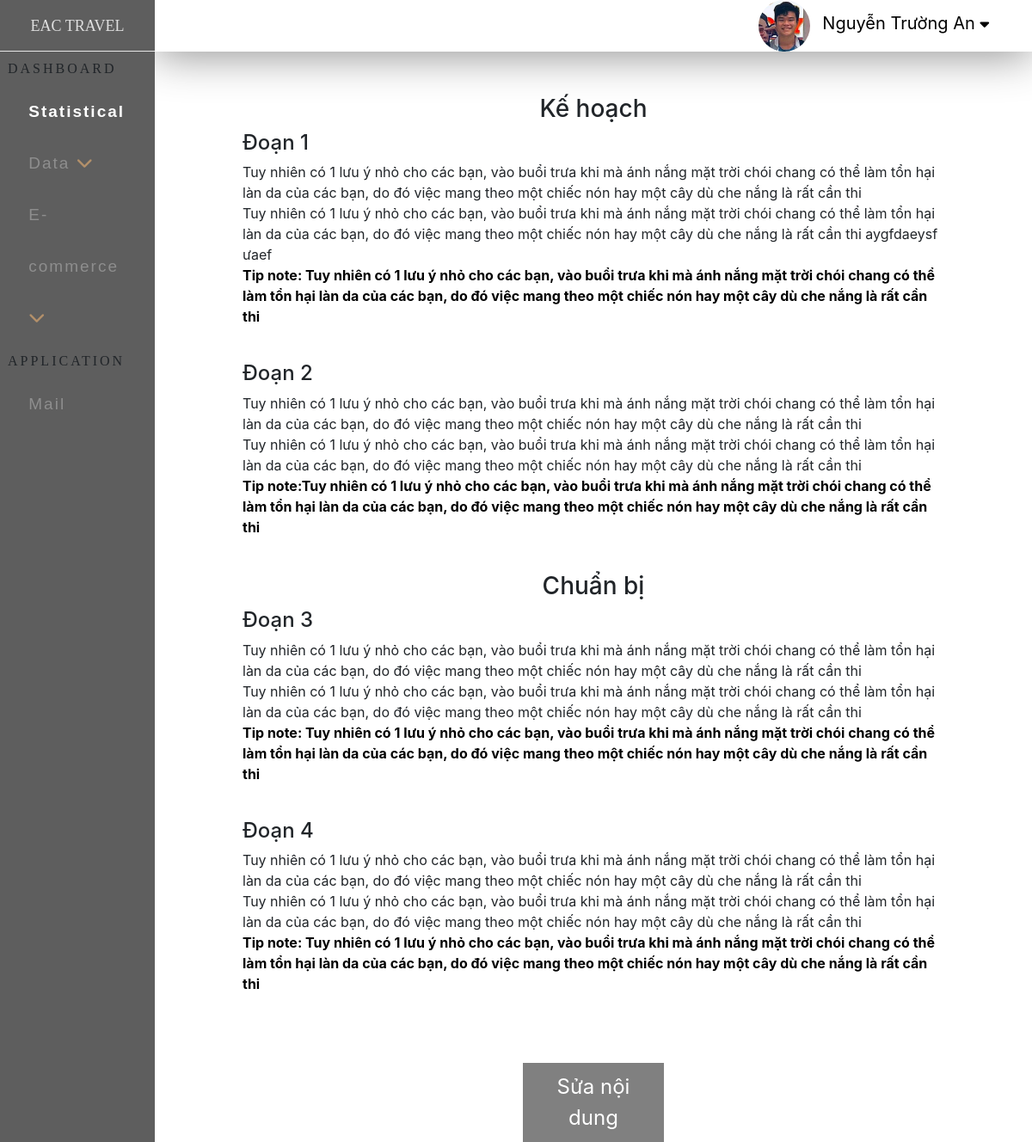
/admin/index.php?ctrl=tipnote&act=noidungtip&id=1 (signed in), run on the app's committed database.
### tables this page shows
CREATE TABLE `noidungtipnote` (
  `id_nd` int(10) NOT NULL,
  `name_nd1` text NOT NULL,
  `name_nd2` text NOT NULL,
  `name_nd3` text NOT NULL,
  `name_nd4` text NOT NULL,
  `noidung1` text NOT NULL,
  `noidung2` text NOT NULL,
  `noidung3` text NOT NULL,
  `noidung4` text NOT NULL,
  `noidung5` text NOT NULL,
  `noidung6` text NOT NULL,
  `noidung7` text NOT NULL,
  `noidung8` text NOT NULL,
  `id_tip` int(11) NOT NULL
);

### admin/model/database.php (called while the page is built, shortened)
<?php
   function getConnection(){
        $host='localhost';
        $dbname='eac2';
        $userName='root';
        $passWord='';
            $DBH = new PDO('mysql:host='.$host.';dbname='.$dbname,$userName,$passWord);
            return $DBH;
    }
    function query($sql){
        $connect = getConnection();
        $result = $connect -> query($sql);
        return  $result;
    }
    function queryOne($sql){
        $connect =  getConnection();
        $result = $connect->query($sql);
        $row = $result->fetch(PDO::FETCH_ASSOC);
        return $row;
    }
?>

### admin/model/login.php (called while the page is built, shortened)
<?php
            include_once('database.php');
            function getad($mail){
                $sql="SELECT * FROM admin WHERE email = '$mail'";
                return query($sql);
            }
?>

### admin/model/tip.php (called while the page is built, shortened)
<?php
        include_once('database.php');
        function getAllTipByIdAdmin($id){
            $sql="select * from noidungtipnote where id_tip=$id";
            return query($sql);
        }
        function getTipNoidungById($id){
          $sql="SELECT * FROM tip_note WHERE id_tip='$id'";
          return queryOne($sql);
      }
?>

### admin/view/tip/contenttip.php (the view, shortened to what this page needs)
   <?php
        foreach($tipnoidungadmin as $tnd){
                                echo'
    <article>
        <div class="roww">
            <div class="bg_article_tip">
                <div class="boxcenter_content_tip">
                    <div class="bg_tip_left">
                        <div class="name_tip">
                            <h3>Kế hoạch</h3>
                            <div class="text_tip">
                                <div class="text_tip_content">
                                <h4>Đoạn 1</h4>
                                    <div class="text_title_tip">
                                      '.$tnd['name_nd1'].'
                                    </div>
                                    <div class="text_detail_tip">
                                    '.$tnd['noidung1'].'
                                    </div>
                                    <div class="tip_small">
                                        Tip note: '.$tnd['noidung2'].'
                                    </div>
                                </div>
                            </div>
                        <div class="text_tip2">
                            <div class="text_tip_content">
                                <div class="text_title_tip">
                                <h4>Đoạn 2</h4>
                                '.$tnd['name_nd2'].'
                                </div>
                                <div class="text_detail_tip">
                                '.$tnd['noidung3'].'
                                </div>
                                <div class="tip_small">
                                    Tip note:'.$tnd['noidung4'].'
                                </div>
                            </div>
                        </div>
                        </div>
                    </div>
                    </div>
                </div>
        </div>
        <div class="roww">
            <div class="bg_article_tip">
                <div class="boxcenter_content_tip">
                    <div class="bg_tip_left">
                        <div class="name_tip">
                            <h3>Chuẩn bị</h3>
                            <div class="text_tip3">
                                <div class="text_tip_content">
                                    <div class="text_title_tip">
                                    <h4>Đoạn 3</h4>
                                         '.$tnd['name_nd3'].'
                                    </div>
                                    <div class="text_detail_tip">
                                    '.$tnd['noidung5'].'
                                    </div>
                                    <div class="tip_small">
                                        Tip note: '.$tnd['noidung6'].'
                                    </div>
                                </div>
                            </div>
                            <div class="text_tip3">
                                <div class="text_tip_content">
                                    <div class="text_title_tip">
                                    <h4>Đoạn 4</h4>
                                    '.$tnd['name_nd4'].'
                                    </div>
                                    <div class="text_detail_tip">
                                    '.$tnd['noidung7'].'
                                    </div>
                                    <div class="tip_small">
                                        Tip note: '.$tnd['noidung8'].'
                                    </div>
                                </div>
                            </div>
                        </div>
                        <div class="fix_contenttip">
                        <a href="index.php?ctrl=tipnote&act=insert_editcontenttip&id='.$tnd['id_nd'].'">Sửa nội dung</a>
                        </div>
                    </div>
                    </div>
                </div>
        </div>
        </div>
        </div>
    ';
}
    ?>

### admin/index.php (shortened to what this page needs)
<!DOCTYPE html>
<html lang="en">
<head>
    <link rel="stylesheet" href="css/index.css">
    <link rel="stylesheet" href="css/statistical.css">
    <link rel="stylesheet" href="css/tour.css">
    <link rel="stylesheet" href="css/place.css">
    <link rel="stylesheet" href="css/add.css">
    <link rel="stylesheet" href="css/tip.css">
    <link rel="stylesheet" href="css/content.css">
    <link rel="stylesheet" href="css/contenttip.css">
    <link rel="stylesheet" href="css/usertour.css">
    <link rel="stylesheet" href="https://use.fontawesome.com/releases/v5.6.3/css/all.css">
<link rel="stylesheet" href="https://cdnjs.cloudflare.com/ajax/libs/font-awesome/4.7.0/css/font-awesome.min.css">
    <link rel="stylesheet" href="https://cdn.jsdelivr.net/npm/bootstrap@4.5.3/dist/css/bootstrap.min.css">
    <link rel="stylesheet" href="https://cdnjs.cloudflare.com/ajax/libs/bootstrap-sweetalert/1.0.1/sweetalert.min.css">
</head>
<body>
    <div class="full">
        <div class="ad_left">
                <div class="title_ad_left">
                    EAC TRAVEL
                </div>
                <div class="dashboarid">
                    <div class="title_db">
                        DASHBOARD
                    </div>
                    <div class="content_db">
                        <ul>
                            <li class="active"><a href="index.php" >Statistical</a></li>
                            <li>
                                <a href="#"  class="feat-btn">Data <i class="fas fa-chevron-down"></i></a>
                            </li>
                            <li>
                                <a href="#" class="serv-btn">E-commerce <i class="fas fa-chevron-down"></i></a>
                            </li>
                        </ul>
                    </div>
                </div>
            <div class="dashboarid">
                <div class="title_db">
                   APPLICATION
                </div>
                <div class="content_db">
                    <ul>
                        <li><a href="#" >Mail</a></li>
                    </ul>
                </div>
            </div>
        </div>
            <div class="ad_right">
                <div class="full">
                    <div class="top_ad_right">
                        <?php
                            include_once 'model/login.php';
                            $mail=$_SESSION['admin'];
                            $admin=getad($mail);
                            foreach ($admin as $ad) {
                                echo'
                                <div class="dropdown">
                                    <ul>
                                    <img src="../site/img/'.$ad['img_ad'].'"width="60px"  style="border-radius: 50px;  alt="">
                                        <li><a href="#">'.$ad['name_ad'].' <i class="fa fa-caret-down" style="font-size:17px;color:black"></i></a>
                                        <div class="nav_ad_con">
                                                 <ul>
                                                    <li><a href="#">Changes Pass</a></li>
                                                    <li><a href="logout.php">Log Out</a></li>
                                                </ul>
                                           </div>
                                        </li>
                                    </ul>
                                </div>
                                ';
                            }
                        ?>
                    </div>
                </div>
            <?php
            $ctrl='home';
            if(isset($_GET['ctrl'])){
                $ctrl = $_GET['ctrl'];
            }
            include 'controller/'.$ctrl.'.php';
        ?>
</body>
</html>

### admin/css/index.css (style rules this page uses)
body { margin: 0; }
.full { width: 100%; float: left; }
.ad_left { position: fixed; top: 0; left: 0; bottom: 0; width: 15%; background-color:#5e5e5e; }
.title_ad_left { width: 100%; height: 60px; line-height: 60px; font-size: 1.5vw; text-align: center; color: #dfdfdf; border-bottom: 1px solid #e6e6e6; font-family: 'Playfair Display', serif; }
.dashboarid { width: 100%; min-height:300px ; }
.title_db { width: 95%; height: 10%; line-height: 40px; margin-left: 5%; font-family: 'Tinos', serif; letter-spacing: 3px; }
.content_db { width: 85%; min-height: 260px; margin-left: 10%; }
.content_db ul { height: 90%; list-style: none; padding: 0; margin: 0; }
.content_db ul li { line-height: 60px; }
.content_db ul li a { color:#8e8e8e; text-decoration: none; padding-left: 10%; font-size: 19px; display: block; width: 90%; transition:all 0.5s; font-family: 'Noto Sans JP', sans-serif; letter-spacing: 2px; }
* i { color: #b3906a; }
.content_db ul li.active a { color: white; font-weight: bold; }
.ad_right { width: 85%; min-height: 722px; float: right; background-color: #ffffff; }
.top_ad_right { width: 100%; height: 60px; box-shadow:0 5px 50px rgba(0, 0, 0, 0.43); background-color: white; margin-bottom: 50px ; }
.dropdown { text-align: center; float: right; }
.dropdown ul { list-style: none; padding: 0; margin: 0; }
.dropdown ul li { background: white; position: relative; list-style: none; display: inline-block; }
.dropdown ul li a { display: block; padding-right: 50px; padding-left: 10px; color: black; text-decoration: none; line-height: 50px; font-size: 20px; }

### admin/css/tip.css (style rules this page uses)
body { margin: 0; background-color: #CCC; }
a { color: white; font-size: 18pt; }

### admin/css/content.css (style rules this page uses)
body { margin: 0; background-color: rgb(255, 255, 255); }
.roww { width: 100%; float: left; }
ul { margin: 0; padding: 0; }
li { margin: 0; padding: 0; list-style: none; }
h3 { font-size: 3vw; text-align: center; font-weight: bold; }

### admin/css/contenttip.css (style rules this page uses)
body { margin: 0; }
.roww { width: 100%; float: left; }
.boxcenter_content_tip { width: 95%; margin: 0 auto; }
.fix_contenttip { width: 20%; margin: 0 auto; margin-top: 5vh; background: gray; padding: 10px; text-align: center; }
.fix_contenttip a { color: white; }
.tip_small { color: black; font-weight: bold; padding: 0vh 0vh 5vh 0vh; }

### admin/css/usertour.css (style rules this page uses)
body { margin: 0; background-color: rgb(252, 252, 252); }
.roww { width: 100%; float: left; }
.boxcenter_content_tip { width: 80%; margin: 0 auto; }
ul { margin: 0; padding: 0; }
li { margin: 0; padding: 0; list-style: none; }

### data on the page
noidungtipnote: name_nd1 "Tuy nhiên có 1 lưu ý nhỏ cho các bạn, vào buổi trưa khi mà ánh nắng mặt trời chói chang có thể làm tổn hại làn da của các bạn, do đó việc mang theo một chiếc nón hay một cây dù che nắng là rất cần thi", noidung1 "Tuy nhiên có 1 lưu ý nhỏ cho các bạn, vào buổi trưa khi mà ánh nắng mặt trời chói chang có thể làm tổn hại làn da của các bạn, do đó việc mang theo một chiếc nón hay một cây dù che nắng là rất cần thi aygfdaeysf ưaef", noidung2 "Tuy nhiên có 1 lưu ý nhỏ cho các bạn, vào buổi trưa khi mà ánh nắng mặt trời chói chang có thể làm tổn hại làn da của các bạn, do đó việc mang theo một chiếc nón hay một cây dù che nắng là rất cần thi", name_nd2 "Tuy nhiên có 1 lưu ý nhỏ cho các bạn, vào buổi trưa khi mà ánh nắng mặt trời chói chang có thể làm tổn hại làn da của các bạn, do đó việc mang theo một chiếc nón hay một cây dù che nắng là rất cần thi", noidung3 "Tuy nhiên có 1 lưu ý nhỏ cho các bạn, vào buổi trưa khi mà ánh nắng mặt trời chói chang có thể làm tổn hại làn da của các bạn, do đó việc mang theo một chiếc nón hay một cây dù che nắng là rất cần thi", noidung4 "Tuy nhiên có 1 lưu ý nhỏ cho các bạn, vào buổi trưa khi mà ánh nắng mặt trời chói chang có thể làm tổn hại làn da của các bạn, do đó việc mang theo một chiếc nón hay một cây dù che nắng là rất cần thi", name_nd3 "Tuy nhiên có 1 lưu ý nhỏ cho các bạn, vào buổi trưa khi mà ánh nắng mặt trời chói chang có thể làm tổn hại làn da của các bạn, do đó việc mang theo một chiếc nón hay một cây dù che nắng là rất cần thi", noidung5 "Tuy nhiên có 1 lưu ý nhỏ cho các bạn, vào buổi trưa khi mà ánh nắng mặt trời chói chang có thể làm tổn hại làn da của các bạn, do đó việc mang theo một chiếc nón hay một cây dù che nắng là rất cần thi", noidung6 "Tuy nhiên có 1 lưu ý nhỏ cho các bạn, vào buổi trưa khi mà ánh nắng mặt trời chói chang có thể làm tổn hại làn da của các bạn, do đó việc mang theo một chiếc nón hay một cây dù che nắng là rất cần thi", name_nd4 "Tuy nhiên có 1 lưu ý nhỏ cho các bạn, vào buổi trưa khi mà ánh nắng mặt trời chói chang có thể làm tổn hại làn da của các bạn, do đó việc mang theo một chiếc nón hay một cây dù che nắng là rất cần thi", noidung7 "Tuy nhiên có 1 lưu ý nhỏ cho các bạn, vào buổi trưa khi mà ánh nắng mặt trời chói chang có thể làm tổn hại làn da của các bạn, do đó việc mang theo một chiếc nón hay một cây dù che nắng là rất cần thi", noidung8 "Tuy nhiên có 1 lưu ý nhỏ cho các bạn, vào buổi trưa khi mà ánh nắng mặt trời chói chang có thể làm tổn hại làn da của các bạn, do đó việc mang theo một chiếc nón hay một cây dù che nắng là rất cần thi"

### other printed values
$ad['name_ad'] "Nguyễn Trường An"
